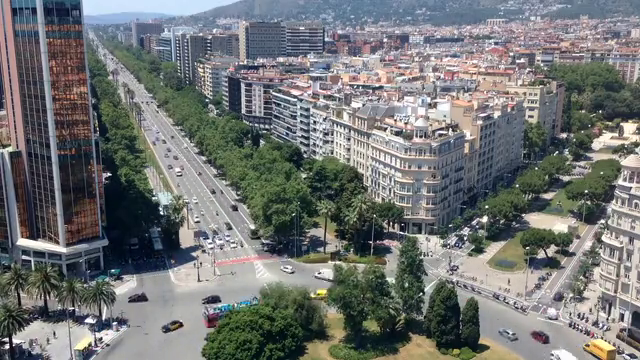
#> input picture frame 89 of busy.mp4, 640 x 360 px
$ python OpticalFlow.py
#> lines starting #> are read from the running program, lines starting #| are printed output that depends on the picture
import cv2
import numpy as np
from time import time

# [86 lines of commented-out code are left out]
cap = cv2.VideoCapture("busy.mp4")

# ret = a boolean return value from
# getting the frame, first_frame = the
# first frame in the entire video sequence
ret, first_frame = cap.read()
#> first_frame is the input picture: shape (360, 640, 3); mean B, G, R 115.6, 116.4, 113.7

# Converts frame to grayscale because we
# only need the luminance channel for
# detecting edges - less computationally
# expensive
prev_gray = cv2.cvtColor(first_frame, cv2.COLOR_BGR2GRAY)
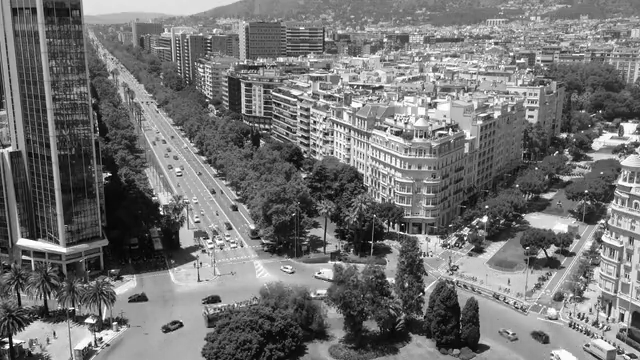
#> prev_gray: shape (360, 640); min 0, max 255, mean 115.4

# Creates an image filled with zero
# intensities with the same dimensions
# as the frame
mask = np.zeros_like(first_frame)

# Sets image saturation to maximum
mask[..., 1] = 255

while(cap.isOpened()):

	# ret = a boolean return value from getting
	# the frame, frame = the current frame being
	# projected in the video
    ret, frame = cap.read()
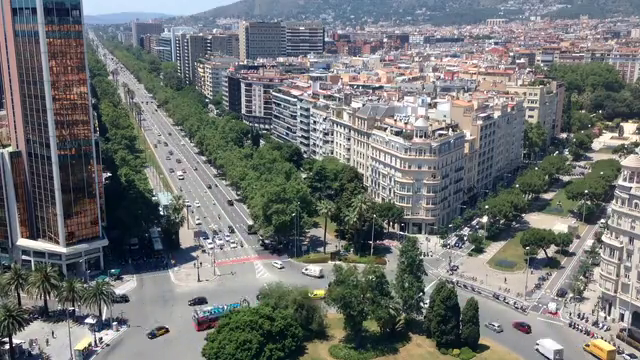
#> input picture frame 90 of busy.mp4, 640 x 360 px
#> frame is the input picture: shape (360, 640, 3); mean B, G, R 115.5, 116.2, 113.5

	# Opens a new window and displays the input
	# frame
    while(True):
        cv2.imshow("input", frame)
        if cv2.waitKey(0):
#> (key q is pressed here)
            break

	# Converts each frame to grayscale - we previously
	# only converted the first frame to grayscale
    gray = cv2.cvtColor(frame, cv2.COLOR_BGR2GRAY)
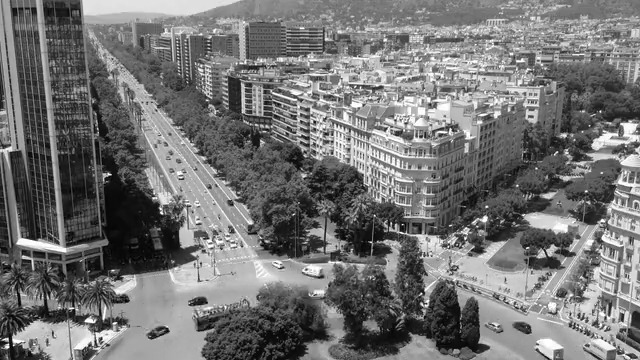
#> gray: shape (360, 640); min 0, max 255, mean 115.3

	# Calculates dense optical flow by Farneback method
    s = time()
    flow = cv2.calcOpticalFlowFarneback(prev_gray, gray,
									None,
									0.5, 3, 15, 3, 5, 1.2, 0)

	# Computes the magnitude and angle of the 2D vectors
    magnitude, angle = cv2.cartToPolar(flow[..., 0], flow[..., 1])
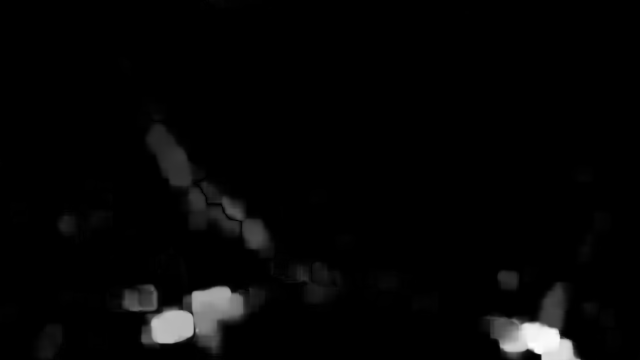
#> magnitude: shape (360, 640) float32; min 5.16e-10, max 21.02, mean 0.5; drawn with min black and max white
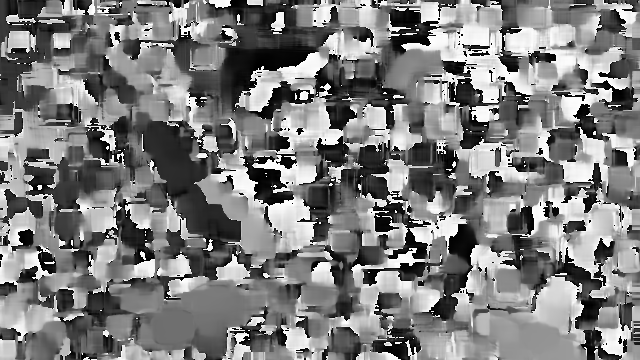
#> angle: shape (360, 640) float32; min 2.22e-05, max 6.28, mean 3.09; drawn with min black and max white

	# Sets image hue according to the optical flow
	# direction
    mask[..., 0] = angle * 180 / np.pi / 2

	# Sets image value according to the optical flow
	# magnitude (normalized)
    mask[..., 2] = cv2.normalize(magnitude, None, 0, 255, cv2.NORM_MINMAX)
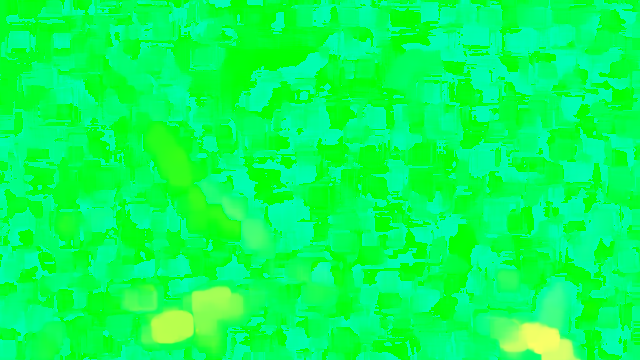
#> mask: shape (360, 640, 3); mean of channels 0, 1, 2 88.2, 255, 6.1; drawn as B, G, R

	# Converts HSV to RGB (BGR) color representation
    rgb = cv2.cvtColor(mask, cv2.COLOR_HSV2BGR)
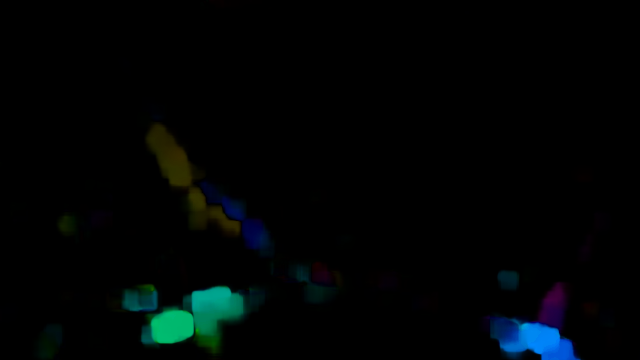
#> rgb: shape (360, 640, 3); mean B, G, R 4.6, 4.3, 0.8
    print(f'Dense Optical Flow: {time() - s}')

	# Opens a new window and displays the output frame
    while True:
        cv2.imshow("dense optical flow", rgb)
        if cv2.waitKey(0):
#> (key q is pressed here)
            break

	# Updates previous frame
    prev_gray = gray

	# Frames are read by intervals of 1 millisecond. The
	# programs breaks out of the while loop when the
	# user presses the 'q' key
    if(cv2.waitKey(0) & 0xFF == ord('q')):
#> (key q is pressed here)
        break

# The following frees up resources and
# closes all windows
cap.release()
cv2.destroyAllWindows()

$ run again, starting later in the video
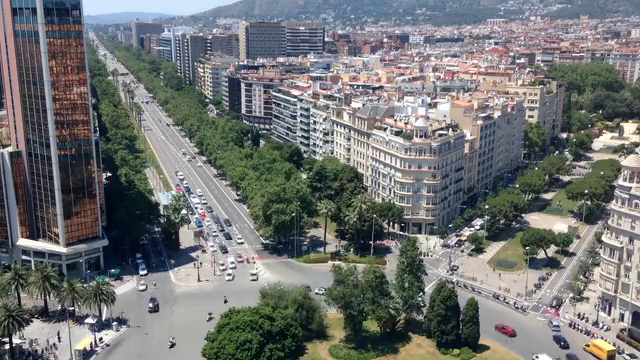
#> input picture frame 403 of busy.mp4, 640 x 360 px
#> first_frame is the input picture: shape (360, 640, 3); mean B, G, R 115.5, 116.1, 113.9
#> `mask[..., 2] = cv2.normalize(magnitude, None, 0, 255, cv2.NORM_MINMAX)`:
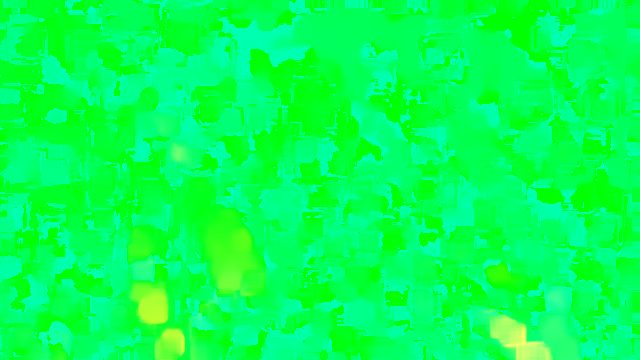
#> mask: shape (360, 640, 3); mean of channels 0, 1, 2 84.1, 255, 4.5; drawn as B, G, R
#> `rgb = cv2.cvtColor(mask, cv2.COLOR_HSV2BGR)`:
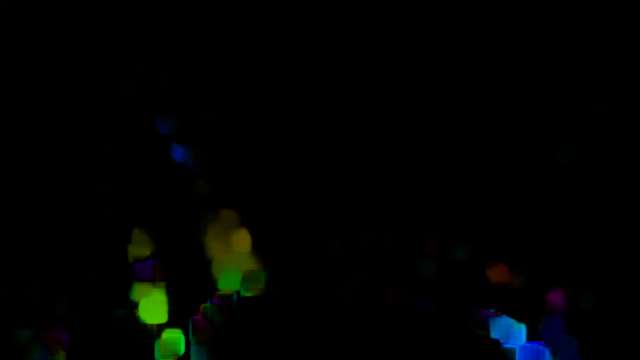
#> rgb: shape (360, 640, 3); mean B, G, R 1.9, 3.1, 1.4

$ run again, starting later in the video
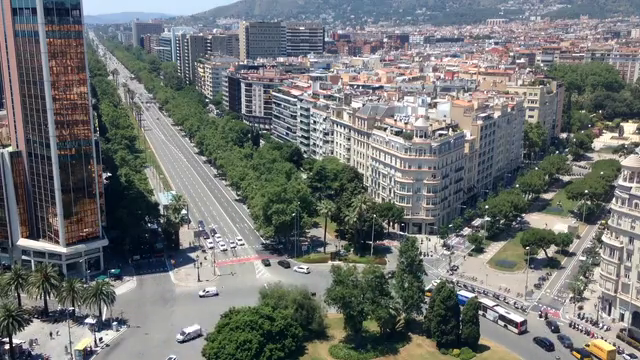
#> input picture frame 717 of busy.mp4, 640 x 360 px
#> first_frame is the input picture: shape (360, 640, 3); mean B, G, R 114.5, 115.7, 112.8
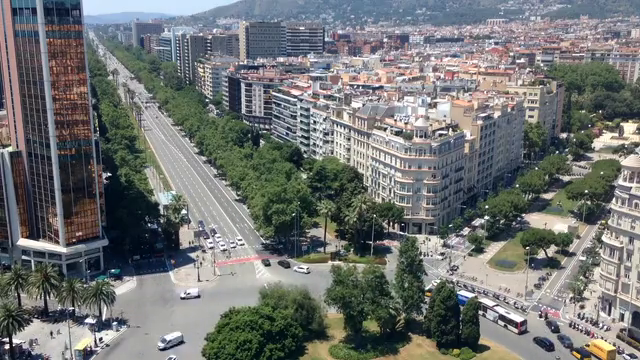
#> input picture frame 718 of busy.mp4, 640 x 360 px
#> frame is the input picture: shape (360, 640, 3); mean B, G, R 114.5, 115.7, 112.9
#> `mask[..., 2] = cv2.normalize(magnitude, None, 0, 255, cv2.NORM_MINMAX)`:
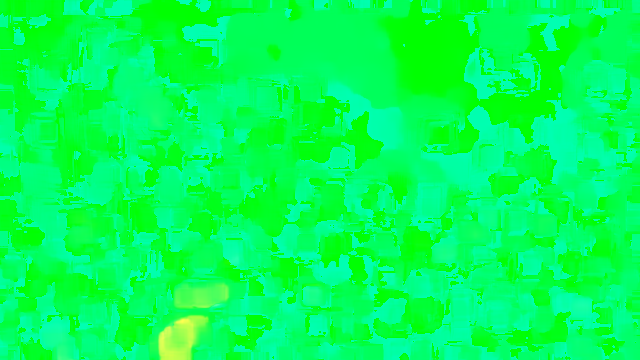
#> mask: shape (360, 640, 3); mean of channels 0, 1, 2 87.9, 255, 2; drawn as B, G, R
